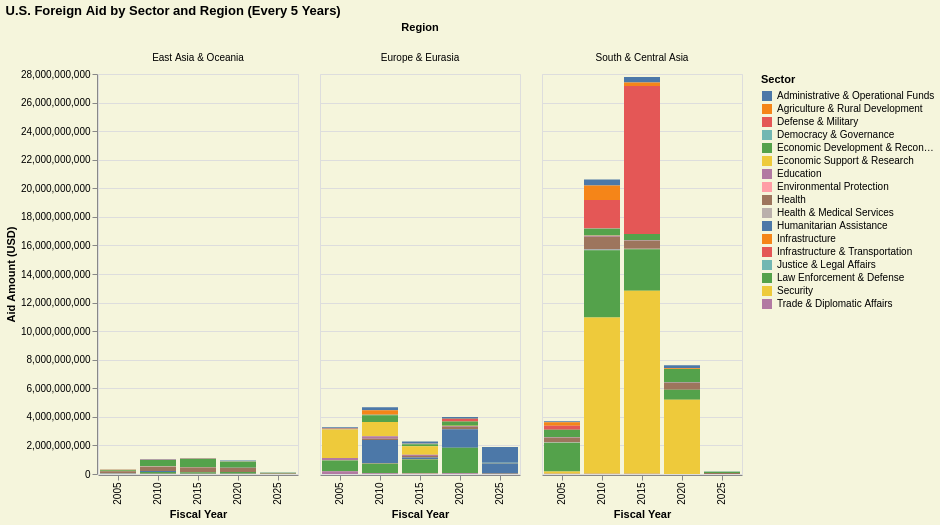

Here is the notebook cell this chart was saved with:
### Code cell
import pandas as pd
import altair as alt

# Load and clean data
df = pd.read_csv('us_foreign_aid_funding.csv')
df = df[['Country Name', 'Funding Account Name', 'Transaction Type Name', 'Fiscal Year', 'current_amount']]
df = df[df['current_amount'] > 0]

# Assign regions
def assign_region(country):
    europe_eurasia = ['Albania', 'Armenia', 'Azerbaijan', 'Belarus', 'Bosnia and Herzegovina',
                      'Bulgaria', 'Croatia', 'Czechia', 'Estonia', 'Georgia', 'Hungary',
                      'Kazakhstan', 'Kosovo', 'Moldova', 'Montenegro', 'North Macedonia',
                      'Russia', 'Serbia', 'Ukraine']
    east_asia_oceania = ['China', 'Indonesia', 'Cambodia', 'Timor-Leste']
    south_central_asia = ['Afghanistan', 'Bangladesh', 'India', 'Pakistan']
    if country in europe_eurasia:
        return 'Europe & Eurasia'
    elif country in east_asia_oceania:
        return 'East Asia & Oceania'
    elif country in south_central_asia:
        return 'South & Central Asia'
    return None

df['Region'] = df['Country Name'].apply(assign_region)
df = df[df['Region'].notna()]

# Assign sectors

# Categorize funding by sector
def assign_sector(account_name):
    account_name = str(account_name).lower()

    if 'capital' in account_name or 'investment' in account_name:
        return 'Infrastructure'
    elif 'stabilization' in account_name or 'security' in account_name:
        return 'Security'
    elif 'health' in account_name or 'medical' in account_name or 'hiv' in account_name:
        return 'Health'
    elif 'education' in account_name or 'school' in account_name:
        return 'Education'
    elif 'democracy' in account_name or 'governance' in account_name:
        return 'Democracy & Governance'
    
    # Categorizing uncategorized items into meaningful labeled groups
    humanitarian = [
        'assistance for europe, eurasia and central asia (aeeca)', 
        'department of state, migration and refugee assistance',
        'u.s. emergency refugee and migration assistance fund',
        'tsunami recovery and reconstruction fund'
    ]
    
    economic_dev = [
        'european bank for reconstruction and development',
        'contribution to the international bank for reconstruction and development',
        'agency for international development, development assistance',
        'economic support fund and development fund',
        'millennium challenge corporation, expenses'
    ]
    
    environmental = [
        'forest and rangeland research, forest service',
        'state and private forestry, forest service',
        'national forest system, forest service',
        'u.s. fish and wildlife service, resource management',
        'u.s. fish and wildlife service, multinational species conservation fund',
        'u.s. fish and wildlife service, contributed funds',
        'environmental protection agency, science and technology',
        'environmental protection agency, environmental programs and management'
    ]
    
    agricultural = [
        'commodity credit corporation, export loans program account',
        'agricultural research service, salaries and expenses',
        'national institute of food and agriculture, integrated activities',
        'public law 480 title i food for progress credits, program account',
        'public law 480 title i direct credit and food for progress program account',
        'public law 480 title ii grants',
        'foreign agricultural service, salaries and expenses',
        'commodity credit corporation fund',
        'agricultural research service, miscellaneous contributed funds'
    ]
    
    law_enforcement = [
        'military assistance programs (old code)',
        'international narcotics control and law enforcement',
        'peace keeping operations',
        'foreign military financing program',
        'drug interdiction and counter-drug activities',
        'department of defense, cooperative threat reduction account',
        'presidential drawdown authority',
        'excess defense articles',
        'assets forfeiture fund'
    ]
    
    health_services = [
        'centers for disease control, disease control, research, and training',
        'centers for disease control and prevention, emerging and zoonotic infectious diseases',
        'centers for disease control and prevention, immunization and respiratory diseases',
        'food and drug administration',
        'department of state, global hiv/aids initiative'
    ]
    
    defense = [
        'department of defense, operation and maintenance, defense-wide',
        'department of defense, overseas contingency operations transfer fund',
        'department of defense, overseas humanitarian, disaster, and civic aid',
        'department of defense - unknown funding account',
        'department of the army, operations and maintenance',
        'department of the army, military construction',
        'department of the army, pakistan counterinsurgency fund',
        'department of the army, afghanistan infrastructure fund',
        'department of the navy, operation and maintenance',
        'department of the air force, operations and maintenance',
        'department of the air force, air force cadet fund'
    ]
    
    trade_and_diplomacy = [
        'department of state, diplomatic and consular programs',
        'department of state, international organizations and programs',
        'agency for international development, international assistance program, transition initiatives',
        'trade and development agency',
        'peace corps'
    ]
    
    administration = [
        'agency for international development, operating expenses',
        'agency for international development, office of inspector general, operating expenses',
        'agency for international development, complex crises fund',
        'agency for international development, development credit authority',
        'sovereign credit program account',
        'agency for international development, property management fund',
        'foreign national employees separation liability fund',
        'agency for international development, gifts and donations',
        'open world leadership center trust fund'
    ]
    
    infrastructure = [
        'federal aviation administration, operations',
        'grants-in-aid for airports - recovery act, federal aviation administration, transportation',
        'national institute of standards and technology, scientific and technical research and services',
        'patent and trademark office, salaries and expenses',
        'international trade administration, operations and administration',
        'national oceanic and atmospheric administration, operations, research and facilities'
    ]
    
    economic_support = [
        'department of energy, defense nuclear nonproliferation',
        'department of energy, energy efficiency and renewable energy, energy programs',
        'federal trade commission, salaries and expenses',
        'national science foundation, research and related activities'
    ]
    
    justice = [
        'department of justice, general legal activities',
        'federal bureau of investigation, salaries and expenses',
        'interagency drug enforcement, drug enforcement administration',
        'united states marshals service, salaries and expenses',
        'bureau of alcohol, tobacco, firearms and explosives, salaries and expenses',
        'drug enforcement administration, salaries and expenses'
    ]

    # Check if account_name matches any category, else default to Uncategorized
    account_name_lower = account_name.lower()
    
    if any(group.lower() in account_name_lower for group in humanitarian):
        return 'Humanitarian Assistance'
    elif any(group.lower() in account_name_lower for group in economic_dev):
        return 'Economic Development & Reconstruction'
    elif any(group.lower() in account_name_lower for group in environmental):
        return 'Environmental Protection'
    elif any(group.lower() in account_name_lower for group in agricultural):
        return 'Agriculture & Rural Development'
    elif any(group.lower() in account_name_lower for group in law_enforcement):
        return 'Law Enforcement & Defense'
    elif any(group.lower() in account_name_lower for group in health_services):
        return 'Health & Medical Services'
    elif any(group.lower() in account_name_lower for group in defense):
        return 'Defense & Military'
    elif any(group.lower() in account_name_lower for group in trade_and_diplomacy):
        return 'Trade & Diplomatic Affairs'
    elif any(group.lower() in account_name_lower for group in administration):
        return 'Administrative & Operational Funds'
    elif any(group.lower() in account_name_lower for group in infrastructure):
        return 'Infrastructure & Transportation'
    elif any(group.lower() in account_name_lower for group in economic_support):
        return 'Economic Support & Research'
    elif any(group.lower() in account_name_lower for group in justice):
        return 'Justice & Legal Affairs'
    
    return 'Uncategorized'  # Default to Uncategorized if no match


df['Sector'] = df['Funding Account Name'].apply(assign_sector)
df = df[df['Sector'] != 'Uncategorized']

# Aggregate
agg_df = df.groupby(['Fiscal Year', 'Region', 'Sector'])['current_amount'].sum().reset_index()

# Filter to every 5 years (e.g., 2000, 2005, ...)
years = sorted(agg_df['Fiscal Year'].unique())
filtered_years = [y for y in years if y % 5 == 0]
agg_df = agg_df[agg_df['Fiscal Year'].isin(filtered_years)]

# Plot
chart = alt.Chart(agg_df).mark_bar().encode(
    x=alt.X('Fiscal Year:O', title='Fiscal Year'),
    y=alt.Y('current_amount:Q', title='Aid Amount (USD)'),
    color=alt.Color('Sector:N', title='Sector'),
    column=alt.Column('Region:N', title='Region'),
    tooltip=['Region', 'Sector', 'Fiscal Year', 'current_amount']
).properties(
    width=200,
    height=400,
    title='U.S. Foreign Aid by Sector and Region (Every 5 Years)',
    background='beige'  # Background for the chart container
)

chart.configure_axis(labelAngle=0)

chart.save('USAID by Sector and Region (interactive).html')

chart

### Figure 1 — Vega-Lite specification as saved in the notebook (floating-point values rounded to 4 significant figures; data arrays with more than 128 entries replaced by an {"elided": "..."} marker saying what was removed)
{"config": {"view": {"continuousWidth": 300, "continuousHeight": 300}}, "data": {"name": "data-30757d70dddabd6cc98be3f408652219"}, "mark": {"type": "bar"}, "background": "beige", "encoding": {"color": {"field": "Sector", "title": "Sector", "type": "nominal"}, "column": {"field": "Region", "title": "Region", "type": "nominal"}, "tooltip": [{"field": "Region", "type": "nominal"}, {"field": "Sector", "type": "nominal"}, {"field": "Fiscal Year", "type": "quantitative"}, {"field": "current_amount", "type": "quantitative"}], "x": {"field": "Fiscal Year", "title": "Fiscal Year", "type": "ordinal"}, "y": {"field": "current_amount", "title": "Aid Amount (USD)", "type": "quantitative"}}, "height": 400, "title": "U.S. Foreign Aid by Sector and Region (Every 5 Years)", "width": 200, "$schema": "https://vega.github.io/schema/vega-lite/v5.20.1.json", "datasets": {"data-30757d70dddabd6cc98be3f408652219": {"elided": "194 records"}}}
